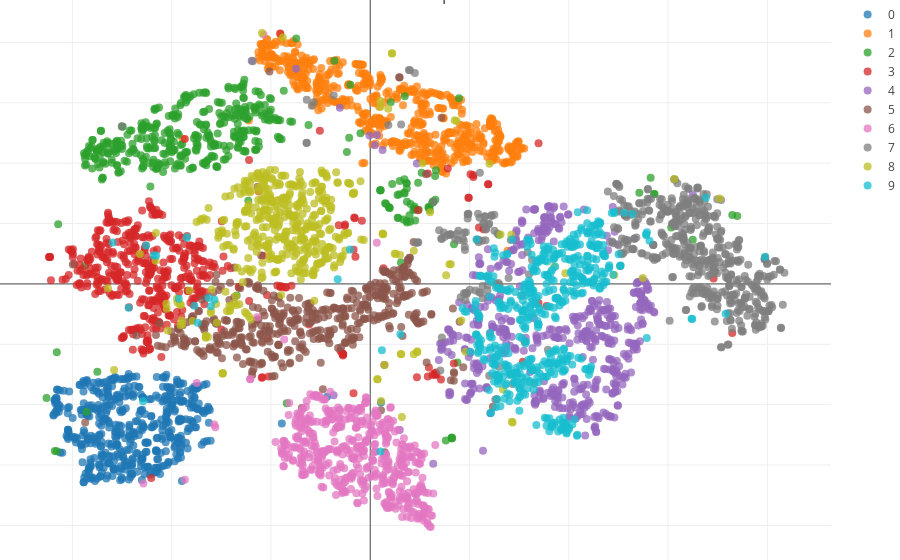

The notebook cell this image was saved under:
### Code cell
start = time()
plotfor = 5000
plot = TSNE(n_components=2, 
            n_iter=1000,
            n_iter_without_progress=250,
            n_jobs=8,
            random_state=42).fit_transform(X=x_train[:plotfor].reshape(-1,784))

TSNE_3d(plot, y_train[:plotfor].reshape(-1), f'3D tSNE plot{(time()-start):.2f}s')

### Figure 1 — Plotly figure (JSON) as saved in the notebook; plotly's stock layout.template omitted (floating-point values rounded to 4 significant figures; data arrays with more than 128 entries replaced by an {"elided": "..."} marker saying what was removed)
{"data": [{"hoverinfo": "name", "marker": {"line": {"color": [0.8941, 0.102, 0.1098, 1]}, "opacity": 0.75, "size": 8}, "mode": "markers", "name": "0", "text": ["0"], "type": "scatter", "uid": "32e6874d-06ef-468e-9fd3-6190b500d785", "x": {"elided": "499 float values"}, "y": {"elided": "499 float values"}}, {"hoverinfo": "name", "marker": {"line": {"color": [0.8941, 0.102, 0.1098, 1]}, "opacity": 0.75, "size": 8}, "mode": "markers", "name": "1", "text": ["1"], "type": "scatter", "uid": "37bc07c7-5e86-4efa-99be-45dd4e3fa006", "x": {"elided": "577 float values"}, "y": {"elided": "577 float values"}}, {"hoverinfo": "name", "marker": {"line": {"color": [0.2157, 0.4941, 0.7216, 1]}, "opacity": 0.75, "size": 8}, "mode": "markers", "name": "2", "text": ["2"], "type": "scatter", "uid": "5f9c3010-9f0d-4e51-86d2-6ad5f255c8a9", "x": {"elided": "441 float values"}, "y": {"elided": "441 float values"}}, {"hoverinfo": "name", "marker": {"line": {"color": [0.302, 0.6863, 0.2902, 1]}, "opacity": 0.75, "size": 8}, "mode": "markers", "name": "3", "text": ["3"], "type": "scatter", "uid": "5f74d4b3-bae3-472e-9a5e-627d55922361", "x": {"elided": "482 float values"}, "y": {"elided": "482 float values"}}, {"hoverinfo": "name", "marker": {"line": {"color": [0.5961, 0.3059, 0.6392, 1]}, "opacity": 0.75, "size": 8}, "mode": "markers", "name": "4", "text": ["4"], "type": "scatter", "uid": "d6a61e38-0287-49dc-ba31-c4d977e79e62", "x": {"elided": "504 float values"}, "y": {"elided": "504 float values"}}, {"hoverinfo": "name", "marker": {"line": {"color": [1, 0.498, 0, 1]}, "opacity": 0.75, "size": 8}, "mode": "markers", "name": "5", "text": ["5"], "type": "scatter", "uid": "53e4fc9e-d5d1-4b77-8fd3-ec54c623ef27", "x": {"elided": "473 float values"}, "y": {"elided": "473 float values"}}, {"hoverinfo": "name", "marker": {"line": {"color": [1, 1, 0.2, 1]}, "opacity": 0.75, "size": 8}, "mode": "markers", "name": "6", "text": ["6"], "type": "scatter", "uid": "de7ca174-8c81-4c34-bd3d-feccc18da8c7", "x": {"elided": "486 float values"}, "y": {"elided": "486 float values"}}, {"hoverinfo": "name", "marker": {"line": {"color": [0.651, 0.3373, 0.1569, 1]}, "opacity": 0.75, "size": 8}, "mode": "markers", "name": "7", "text": ["7"], "type": "scatter", "uid": "615363fd-42c7-4ade-aa1b-5c01ab775438", "x": {"elided": "555 float values"}, "y": {"elided": "555 float values"}}, {"hoverinfo": "name", "marker": {"line": {"color": [0.9686, 0.5059, 0.749, 1]}, "opacity": 0.75, "size": 8}, "mode": "markers", "name": "8", "text": ["8"], "type": "scatter", "uid": "3f070087-bab2-4201-8993-525173f657a8", "x": {"elided": "475 float values"}, "y": {"elided": "475 float values"}}, {"hoverinfo": "name", "marker": {"line": {"color": [0.6, 0.6, 0.6, 1]}, "opacity": 0.75, "size": 8}, "mode": "markers", "name": "9", "text": ["9"], "type": "scatter", "uid": "e18cb692-e7d2-4d2b-ac9a-742904f3f67d", "x": {"elided": "508 float values"}, "y": {"elided": "508 float values"}}], "layout": {"margin": {"b": 0, "l": 0, "r": 0, "t": 0}, "title": "3D tSNE plot10.15s"}}
